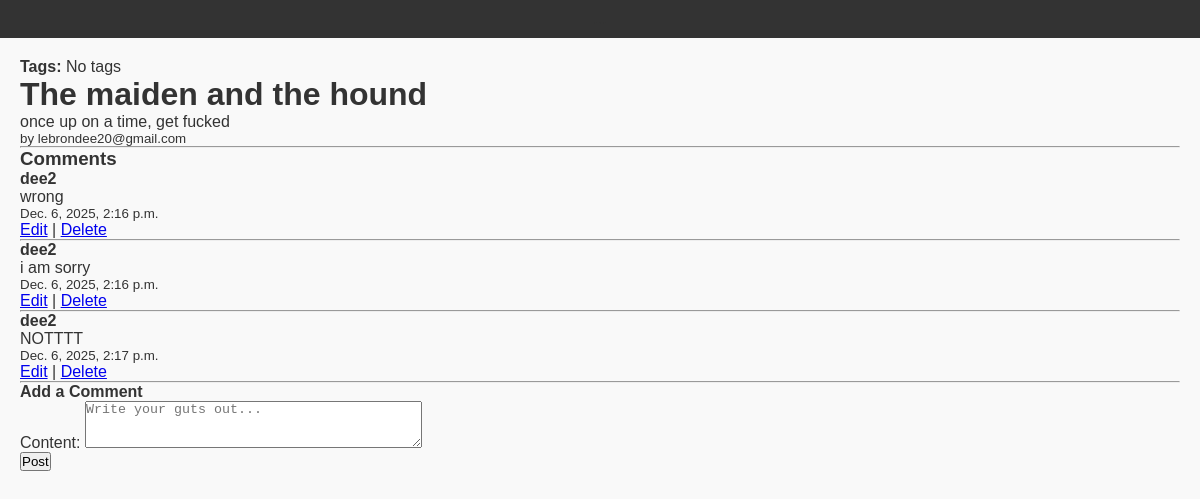
The app's page /post/1/ (signed in) with its own data.
### blog/models.py (models this page shows, shortened)
class Post(models.Model):
    title = models.CharField(max_length=200)
    content = models.TextField()
    published_date = models.DateTimeField(auto_now_add=True)
    author = models.ForeignKey(User, on_delete=models.CASCADE, related_name='posts')
    tags = TaggableManager()

class Comment(models.Model):
    post = models.ForeignKey(Post, on_delete=models.CASCADE, related_name='comments')
    author = models.ForeignKey(User, on_delete=models.CASCADE, related_name='comments')
    content = models.TextField()
    created_at = models.DateTimeField(auto_now_add=True)
    updated_at = models.DateTimeField(auto_now= True)

### blog/views.py (the view)
# urls.py: path("post/<int:pk>/", views.PostDetailView.as_view(), name="post-detail"),
class PostDetailView(generic.DetailView):
    model = Post
    template_name = "blog/post_detail.html"
    def get_context_data(self, **kwargs):
        context = super().get_context_data(**kwargs)
        context["comment_form"] = CommentForm()
        return context

### blog/forms.py
class CommentForm(forms.ModelForm):
    class Meta:
        model = Comment
        fields = ['content']
        widgets = {
            'content': forms.Textarea(attrs={
                'rows': 3,
                'placeholder': 'Write your guts out...'
            })
        }

### blog/templates/blog/post_detail.html (shortened to what this page needs)
{% load static %}
<link rel="stylesheet" href="{% static 'css/styles.css' %}">
<header>...</header>
<div class="content">
    <div class="tags">
        <strong>Tags:</strong>
        {% for tag in object.tags.all %}
            <a href="{% url 'posts-by-tag' tag.slug %}" class="tag">
                #{{ tag.name }}
            </a>
        {% empty %}
            <span>No tags</span>
        {% endfor %}
    </div>
    <h1>{{ object.title }}</h1>
    <p>{{ object.content }}</p>
    <small>by {{ object.author.email }}</small>
    <hr>
    <h3>Comments</h3>
    {% for comment in object.comments.all %}
        <div>
            <strong>{{ comment.author.username }}</strong>
            <p>{{ comment.content }}</p>
            <small>{{ comment.created_at }}</small>
            {% if user == comment.author %}
                <p>
                    <a href="{% url 'comment-update' comment.pk %}">Edit</a> |
                    <a href="{% url 'comment-delete' comment.pk %}">Delete</a>
                </p>
            {% endif %}
        </div>
        <hr>
    {% empty %}
        <p>No comments yet.</p>
    {% endfor %}
    {% if user.is_authenticated %}
    <h4>Add a Comment</h4>
    <form method="POST" action="{% url 'comment-create' object.pk %}">
        {{ comment_form.as_p }}
        <button type="submit">Post</button>
    </form>
    {% else %}
        <p><a href="{% url 'login' %}">Login</a> to comment.</p>
    {% endif %}
</div>

### static/css/styles.css (style rules this page uses)
* { margin: 0; padding: 0; box-sizing: border-box; }
header { background-color: #333; padding: 10px; text-align: center; }
.content { margin: 20px; }

### records on screen
Post: title "The maiden and the hound", content "once up on a time, get fucked", author.email "lebrondee20@gmail.com"
Comment: author.username "dee2", content "wrong", created_at "Dec. 6, 2025, 2:16 p.m.", shows "Edit"
Comment: author.username "dee2", content "i am sorry", created_at "Dec. 6, 2025, 2:16 p.m.", shows "Edit"
Comment: author.username "dee2", content "NOTTTT", created_at "Dec. 6, 2025, 2:17 p.m.", shows "Edit"
